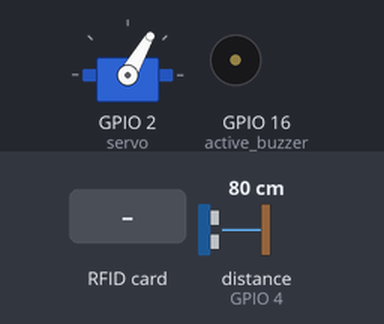
The sketch below on a simulated ESP8266 (NodeMCU). On the bench: servo, buzzer (waves = sounding, pin HIGH). Wiring (inferred from the names in the program): ultrasonic range finder: trigger GPIO 5; echo GPIO 4. The test bench sets the inputs (shaded band); at power-on: distance to the obstacle (sensor on GPIO 4) 80 cm. The echo pulse lasts 58.3 µs per cm; WiFi joins after 1.5 s; servers stay silent unless stated; uploads are accepted with an empty reply; pins used as bus, display or sensor lines are not drawn; what the sketch prints to the serial monitor is not drawn.

Above: at 4.7 s.
4.8 s: RFID card 5E 7A 19 C4 held to the reader
At 5.06 s:
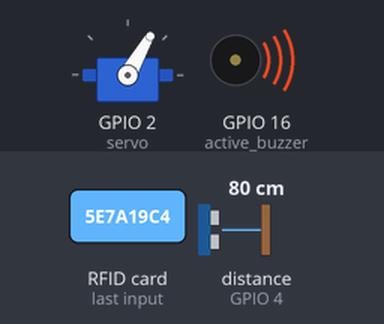
Timing chart, 0 to 7.8 s (numbered marks = the images above; inputs shaded):
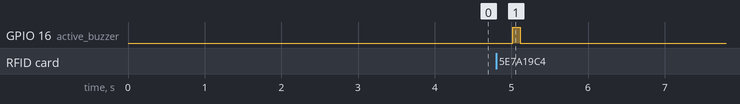

The sketch:

RFID_Attendance.ino
```cpp
// RFID-----------------------------
#include <MFRC522v2.h>
#include <MFRC522DriverSPI.h>
#include <MFRC522DriverPinSimple.h>
#include <MFRC522Debug.h>

// NodeMCU--------------------------
#include <ESP8266WiFi.h>
#include <ESP8266HTTPClient.h>

// WiFi-----------------------------
#include <WiFiClient.h>

// Servo----------------------------
#include <Servo.h>

// RC522 RFID connections  NodeMCU ESP8266
#define SCK 14   // D5
#define MISO 12  // D6
#define MOSI 13  // D7
#define CS 15    // D8 RFID-RC522 SDA pin
#define RST 0    // D3
// ESP8266 GND to RC522 GND
// ESP8266 3.3V to RC522 3.3V (the power pin on the RC522 is labeled 3.3V)

// Servo pin conntections
const int trigPin = 5;  // D1
const int echoPin = 4;  // D2

// Buzzer pin connection
const unsigned char active_buzzer = 16;

MFRC522DriverPinSimple ss_pin(15);                                                 // Create pin driver. See typical pin layout above.
SPIClass &spiClass = SPI;                                                          // Alternative SPI e.g. SPI2 or from library e.g. softwarespi.
const SPISettings spiSettings = SPISettings(SPI_CLOCK_DIV4, MSBFIRST, SPI_MODE0);  // May have to be set if hardware is not fully compatible to Arduino specifications.
MFRC522DriverSPI driver{
  ss_pin,
  spiClass,
  spiSettings
};  // Create SPI driver.

MFRC522 mfrc522{
  driver
};                      // Create MFRC522 instance.
WiFiClient wifiClient;  // Create WiFi instance.
Servo servo;            // Create Servo instance.

/* Set these to your desired credentials. */
const char *ssid = "YourWiFiSSID";
const char *password = "YourWiFiPassword";
const char *device_token = "YourDeviceToken";

// Servo variables
long duration;
int distance;
int rotation;
bool openGate = false;
int openGateRotation = 150;
int closeGateRotation = 60;

// Ultrasonic variables
int distanceToCloseGate = 8;

// Server variables
String URL = "http://localhost/rfidattendance/getdata.php";  // URL for fetching RFID attendance data
// If the above URL doesn't work, open the command prompt and run 'ipconfig'.
// Find and copy the IPv4 Address of local network and replace 'localhost' with this address in the URL.
// Make sure to connect both XAMPP and NodeMCU to the same WiFi network.
String getData, Link;

// Card variables
String OldCardID = "null";
unsigned long previousMillis = 0;
int cooldownTime = 15000;

void setup() {
  delay(1000);
  setup_ultrasonic();
  setup_buzzer();
  Serial.begin(115200);
  setup_rfid();
  connectToWiFi();
}

void setup_ultrasonic() {
  pinMode(trigPin, OUTPUT);  // Sets the trigPin as an Output
  pinMode(echoPin, INPUT);   // Sets the echoPin as an Input

  servo.attach(2, 500, 2500);  // D4, min rotation, max rotation
  servo.write(0);
  servo.write(closeGateRotation);
  rotation = closeGateRotation;
}

void setup_buzzer() {
  pinMode(active_buzzer, OUTPUT);
}

void setup_rfid() {
  SPI.begin();         // Init SPI bus
  mfrc522.PCD_Init();  // Init MFRC522 card
}

void loop() {
  if (!WiFi.isConnected()) {
    connectToWiFi();
  }

  // Clears the trigPin
  digitalWrite(trigPin, LOW);
  delayMicroseconds(2);

  // Sets the trigPin on HIGH state for 10 micro seconds
  digitalWrite(trigPin, HIGH);
  delayMicroseconds(10);
  digitalWrite(trigPin, LOW);

  // Reads the echoPin, returns the sound wave travel time in microseconds
  duration = pulseIn(echoPin, HIGH);

  // Calculating the distance
  distance = duration * 0.034 / 2;

  // Prints the distance on the Serial Monitor
  // Serial.print("Distance: ");
  // Serial.println(distance);

  if (openGate) {
    if (distance <= distanceToCloseGate && rotation != closeGateRotation) {
      close_gate();
      openGate = false;
    } else if (rotation != openGateRotation) {
      open_gate();
    }
  }

  if (millis() - previousMillis >= cooldownTime) {
    previousMillis = millis();
    OldCardID = "null";
  }
  delay(50);

  if (!mfrc522.PICC_IsNewCardPresent() || !mfrc522.PICC_ReadCardSerial()) {
    return;
  }

  String CardID = "";
  for (byte i = 0; i < mfrc522.uid.size; i++) {
    CardID += mfrc522.uid.uidByte[i];
  }

  if (CardID == OldCardID) {
    return;
  } else {
    OldCardID = CardID;
  }

  SendCardID(CardID);
  delay(1000);
}

void SendCardID(String Card_uid) {
  if (WiFi.isConnected()) {
    Serial.println("");
    Serial.println("Sending the Card ID");

    HTTPClient http;
    getData = "?card_uid=" + String(Card_uid) + "&device_token=" + String(device_token);
    Link = URL + getData;
    http.begin(wifiClient, Link);

    int httpCode = http.GET();          // HTTP return code
    String payload = http.getString();  // Response payload
    if (payload == "") {
      payload = "none";
    }

    Serial.print("HTTP Code: ");
    Serial.println(httpCode);
    Serial.print("Card ID: ");
    Serial.println(Card_uid);
    Serial.print("Response: ");
    Serial.println(payload);

    if (httpCode == 200) {
      if (payload.substring(0, 5) == "login") {
        // String user_name = payload.substring(5);
        openGate = true;
      } else if (payload.substring(0, 6) == "logout") {
        // String user_name = payload.substring(6);
        openGate = true;
      } else if (payload == "successful") {
        openGate = false;
      } else if (payload == "available") {
        openGate = false;
      }

      beep_once();

      http.end();
    } else {
      beep_twice();

      if (httpCode == -1) {
        Serial.println("Error: Incompatible WiFi network. Could not connect to server.");
      }
    }
  } else {
    beep_twice();

    Serial.println("Error: WiFi not connected");
  }
}

void connectToWiFi() {
  if (WiFi.status() == WL_CONNECTED) {
    return;
  }

  Serial.print("Attempting to connect to ");
  Serial.println(ssid);

  WiFi.mode(WIFI_OFF);  // Ensure WiFi is turned off before connecting to prevent re-connection issues
  delay(1000);
  WiFi.mode(WIFI_STA);
  WiFi.begin(ssid, password);

  while (WiFi.status() != WL_CONNECTED) {  // Limit the number of connection attempts
    delay(500);
    Serial.print(".");
  }

  if (WiFi.status() == WL_CONNECTED) {
    Serial.println("");
    Serial.println("WiFi connected successfully");
    Serial.print("IP address: ");
    Serial.println(WiFi.localIP());
  } else {
    Serial.println("");
    Serial.println("Error: Failed to connect to WiFi. Check credentials or network availability.");
  }
}

void open_gate() {
  servo.write(openGateRotation);
  rotation = openGateRotation;
  delay(1000);
}

void close_gate() {
  servo.write(closeGateRotation);
  rotation = closeGateRotation;
  delay(1000);
}

void beep_once() {
  digitalWrite(active_buzzer, HIGH);
  delay(100);
  digitalWrite(active_buzzer, LOW);
}

void beep_twice() {
  beep_once();
  delay(100);
  beep_once();
}
```

Measured:
- after the input at 4.8 s, GPIO 16 (active_buzzer): LOW → HIGH after 0.22 s, → LOW 0.10 s later
